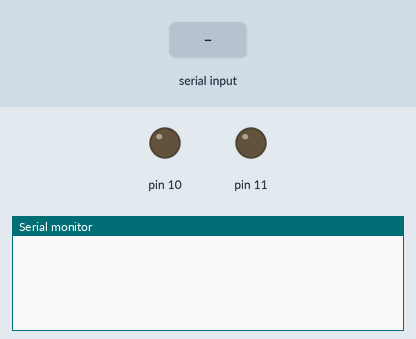
Recording of a sketch running on a simulated Arduino Uno, built with avr-gcc and run on an emulated ATmega328P. Parts: output pins drawn as LEDs (lit = HIGH), the last lines printed to the serial monitor. The inputs (shaded band) are chosen by the test bench.

Above: at 4.2 s.
4.3 s: "G10,1\n" received over Serial
At 5.3 s:
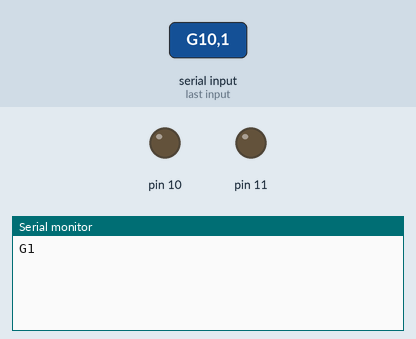
5.8 s: "X,1\n" received over Serial
At 8.5 s:
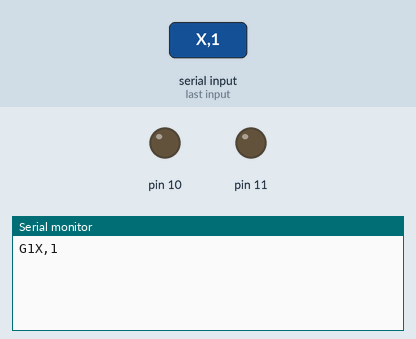
8.8 s: "F,1\n" received over Serial
At 9.8 s:
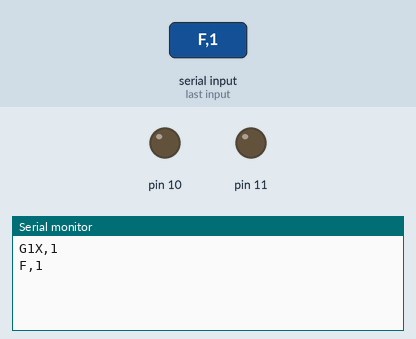

The sketch:

StepperMotor_Serial_Monitor.ino
```cpp
#include <StepperMotor.h>
#define pul 10
#define dir 11

StepperMotor stepper(pul, dir);

float disPerRound = 360.0 ;// only round: 1.0 round, vitme T8-4mm: 4.0 mm, GT2 Pulley 16 Teeth: 16x2 = 32.0 mm
int microStep = 2; //1: full step, 2: haft step, ...
float angleStep = 1.8; //a step angle of 1.8 degrees with 200 steps per revolution
float stepsPerUnit = (1 / disPerRound) * 360.0 * microStep / angleStep; //steps/round or steps/mm ...
float target = 0;

float speed = 2.0; //set 2 round/s

const byte numChars = 50;
char receivedChars[numChars];
boolean newData = false;

void setup() {
  Serial.begin(9600);
  stepper.setStepsPerUnit(stepsPerUnit);
  stepper.setSpeed(speed);
  stepper.setStartDirection(LOW);
  delay(3000);
}

void loop() {
  recvWithEndMarker();
  parseData();
}

float toPosition(String s) {
  String dataInS = s.substring(1, s.length());
  char buff[dataInS.length() + 1];
  dataInS.toCharArray(buff, dataInS.length() + 1);
  return atof(buff);
}

void parseData() {
  char g[] = "";
  String g_ = "";
  char chars[] = "";
  String stringValue = "";
  const char delim[2] = " ";
  if (newData == false) {
    return;
  }
  Serial.println(receivedChars);
  newData = false;
  // split the data into its parts

  char * token; // this is used by strtok() as an index
  token = strtok(receivedChars, delim);
  strcpy(g, token); //
  g_ = String(g);

  while (token != NULL && g_.startsWith("G10")) {
    token  = strtok(NULL, delim); // this continues where the previous call left off
    strcpy(chars, token);
    stringValue = String(chars);
    if (stringValue.startsWith("X")) {
      target = toPosition(stringValue);
    }
  }
  while (token != NULL && g_.startsWith("G20")) {
    token  = strtok(NULL, delim); // this continues where the previous call left off
    strcpy(chars, token);
    stringValue = String(chars);
    if (stringValue.startsWith("F")) {
      speed = toPosition(stringValue);
    }
  }
  if (g_.startsWith("G10")) {
    stepper.setSpeed(speed);
    stepper.moveTo(target);
  }
}

void recvWithEndMarker() {
  static byte ndx = 0;
  char endMarker = '\n';
  char rc;
  while (Serial.available() > 0 && newData == false) {
    rc = Serial.read();

    if (rc != endMarker) {
      receivedChars[ndx] = rc;
      ndx++;
      if (ndx >= numChars) {
        ndx = numChars - 1;
      }
    }
    else {
      receivedChars[ndx] = '\0'; // terminate the string
      ndx = 0;
      newData = true;
    }
  }
}
```

Measured:
- after the input at 4.3 s, the serial monitor: prints a new line at once (image 1)
- after the input at 5.8 s, the serial monitor: prints a new line after 1.5 s (image 2)
- after the input at 8.8 s, the serial monitor: prints a new line at once (image 3)
